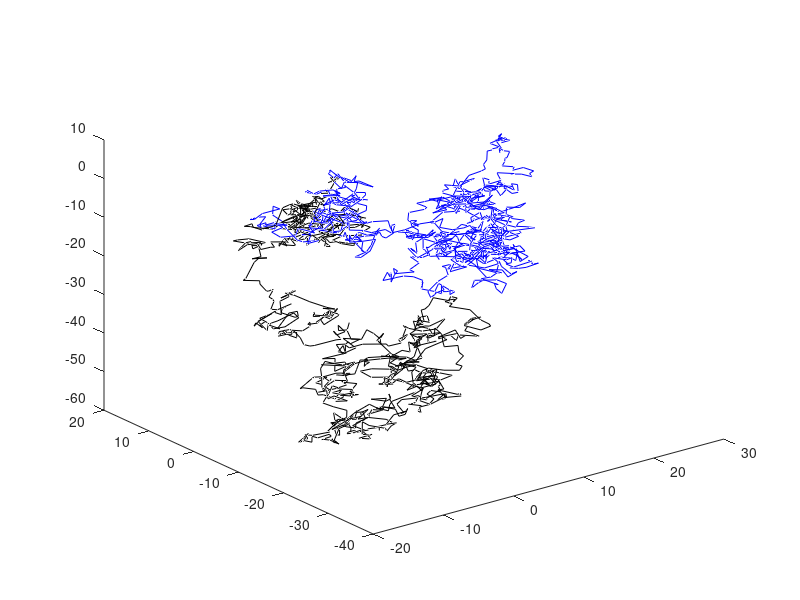

This chart was generated by the following MATLAB code:
%% 3D BROWNIAN MOTION ANIMATION
N = 1000;    % Number of steps.
X1 = zeros(N,3); % Allocate space.
X2 = zeros(N,3);
figure;
h1 = plot3(0,0,0,'b-');
hold on;
h2 = plot3(0,0,0,'k-');
axis auto;
for I = 2:N
    X1(I,:) = X1(I-1,:) + randn(1,3); % Calcualte the next step.
    set(h1,'XData',X1(1:I,1),...
           'YData',X1(1:I,2),...
           'ZData',X1(1:I,3));
    X2(I,:) = X2(I-1,:) + randn(1,3); % Calcualte the next step.
    set(h2,'XData',X2(1:I,1),...
           'YData',X2(1:I,2),...
           'ZData',X2(1:I,3));
    drawnow;
end
